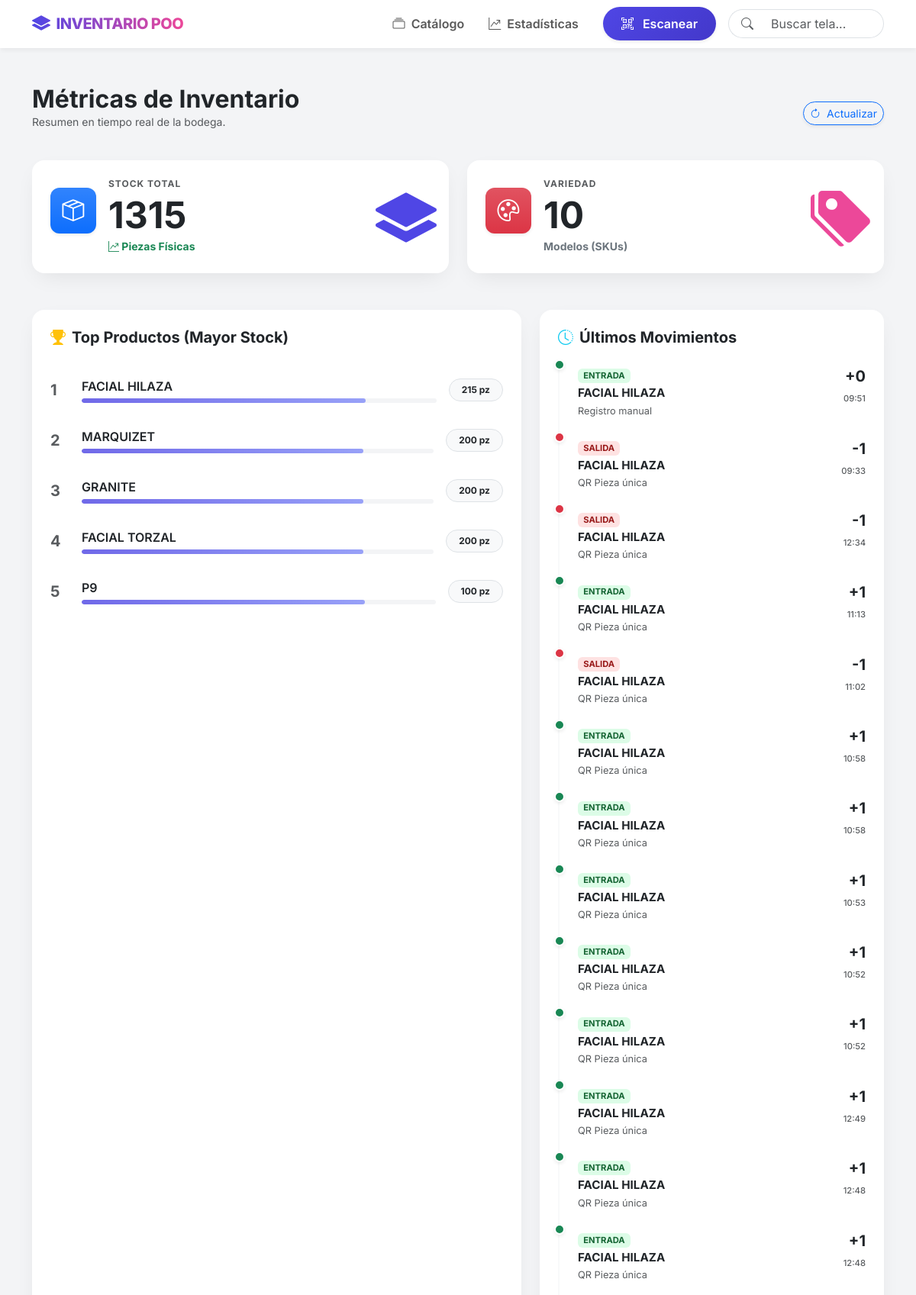
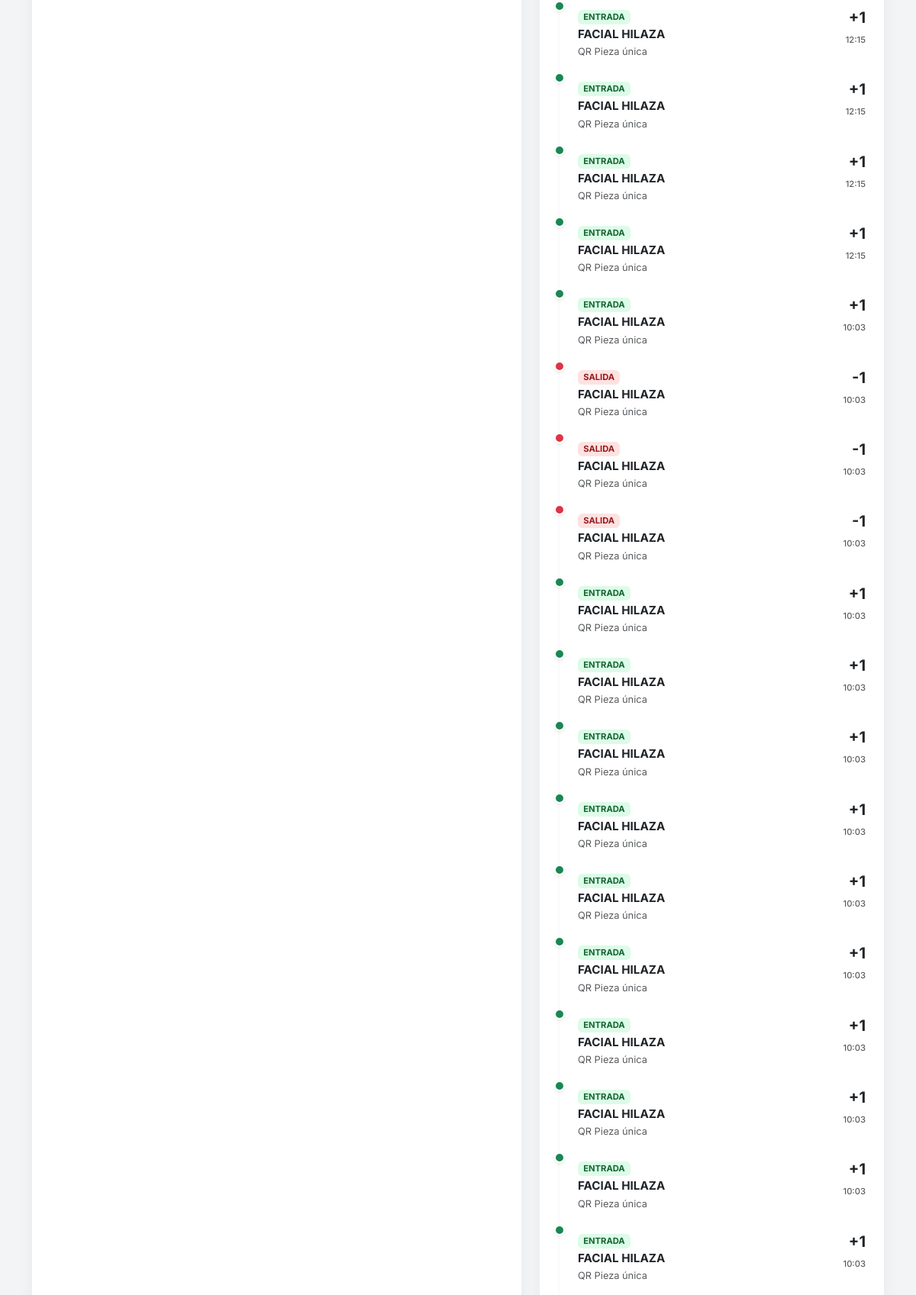
Page /inventario/reportes/ (signed in, upper part) on the committed database (2 pictures, top to bottom).
### app/models.py (models this page shows, shortened)
class Producto(models.Model):
    sku = models.CharField(max_length=50, unique=True, primary_key=True, verbose_name="SKU")
    nombre_tela = models.CharField(max_length=200, verbose_name="Nombre de Tela (Artículo)")
    tipo = models.CharField(max_length=50, choices=TIPO_CHOICES, default='Tela')
    color = models.CharField(max_length=100, blank=True, null=True)
    composicion = models.CharField(max_length=200, blank=True, null=True)
    largo = models.DecimalField(max_digits=5, decimal_places=2, blank=True, null=True, verbose_name="Largo (m)")
    ancho = models.DecimalField(max_digits=5, decimal_places=2, blank=True, null=True, verbose_name="Ancho (m)")
    peso_por_pieza = models.DecimalField(max_digits=10, decimal_places=2, blank=True, null=True, verbose_name="Peso por Pieza (kg)")
    peso_aprox = models.DecimalField(max_digits=10, decimal_places=2, blank=True, null=True, verbose_name="Peso Aproximado (kg)")
    paquete_pz = models.IntegerField(blank=True, null=True, verbose_name="Piezas por Paquete (PAQUETE)")
    paquetes_bulto = models.IntegerField(blank=True, null=True, verbose_name="Paquetes por Bulto")
    bulto_pz = models.IntegerField(blank=True, null=True, verbose_name="Piezas por Bulto (BULTO)")
    pz = models.IntegerField(default=0, verbose_name="Piezas (Stock Actual)")
    ubicacion = models.CharField(max_length=100, blank=True, null=True, verbose_name="Ubicación")
    descripcion = models.TextField(blank=True, null=True, verbose_name="Descripción / Notas")

class MovimientoInventario(models.Model):
    producto = models.ForeignKey(
        Producto,
        on_delete=models.CASCADE,
        related_name="movimientoinventario_set"
    )
    usuario = models.ForeignKey(
        User,
        on_delete=models.SET_NULL, # Si se borra el usuario, no se borra el historial
        null=True,
        blank=True,
        verbose_name="Usuario Responsable"
    )
    tipo_movimiento = models.CharField(
        max_length=10,
        choices=TIPO_MOVIMIENTO_CHOICES
    )
    cantidad = models.IntegerField(default=0)
    fecha = models.DateTimeField(auto_now_add=True)
    notas = models.CharField(max_length=255, blank=True, null=True)
    class Meta:
        ordering = ['-fecha']

### app/views.py (the view, shortened to what this page needs)
# urls.py: path('reportes/', views.ver_reportes, name='ver_reportes'),
@login_required
def ver_reportes(request):
    fecha_inicio_str = request.GET.get('fecha_inicio')
    fecha_fin_str = request.GET.get('fecha_fin')
    movimientos_query = MovimientoInventario.objects.all()
    ultimos_movimientos = movimientos_query.order_by('-fecha')[:50]
    total_piezas = Producto.objects.aggregate(total=Sum('pz'))['total'] or 0
    productos_unicos = Producto.objects.count()
    stock_por_modelo = Producto.objects.values('nombre_tela').annotate(total_pz=Sum('pz')).order_by('-total_pz')
    contexto = {
        'titulo': 'Reportes',
        'total_piezas': total_piezas,
        'productos_unicos': productos_unicos,
        'stock_por_modelo': stock_por_modelo,
        'ultimos_movimientos': ultimos_movimientos,
        'fecha_inicio': fecha_inicio_str,
        'fecha_fin': fecha_fin_str,
    }
    return render(request, 'app/reportes.html', contexto)

### app/templates/app/reportes.html (shortened to what this page needs)
{% extends "app/base.html" %}
{% load static %}
{% block content %}
<div class="fade-in-up">
    <div class="d-flex justify-content-between align-items-center mb-4">
        <div>
            <h2 class="fw-bold text-dark mb-0">Métricas de Inventario</h2>
            <p class="text-muted small">Resumen en tiempo real de la bodega.</p>
        </div>
        <button class="btn btn-sm btn-outline-primary rounded-pill shadow-sm" onclick="location.reload()">
            <i class="bi bi-arrow-clockwise me-1"></i> Actualizar
        </button>
    </div>
    <div class="row g-4 mb-5">
        <div class="col-md-6">
            <div class="card-modern p-4 d-flex align-items-center bg-white position-relative overflow-hidden h-100">
                <div class="position-absolute top-0 end-0 p-3 opacity-10">
                    <i class="bi bi-layers-fill" style="font-size: 5rem; color: var(--primary-color);"></i>
                </div>
                <div class="card-icon-box text-white bg-primary bg-gradient shadow-sm me-3">
                    <i class="bi bi-box-seam" style="font-size: 1.8rem;"></i>
                </div>
                <div>
                    <h6 class="text-muted text-uppercase mb-1 fw-bold" style="font-size: 0.75rem; letter-spacing: 1px;">Stock Total</h6>
                    <h2 class="display-5 fw-bold text-dark mb-0">{{ total_piezas }}</h2>
                    <small class="text-success fw-bold"><i class="bi bi-graph-up-arrow"></i> Piezas Físicas</small>
                </div>
            </div>
        </div>
        <div class="col-md-6">
            <div class="card-modern p-4 d-flex align-items-center bg-white position-relative overflow-hidden h-100">
                <div class="position-absolute top-0 end-0 p-3 opacity-10">
                    <i class="bi bi-tags-fill" style="font-size: 5rem; color: var(--secondary-color);"></i>
                </div>
                <div class="card-icon-box text-white bg-danger bg-gradient shadow-sm me-3">
                    <i class="bi bi-palette" style="font-size: 1.8rem;"></i>
                </div>
                <div>
                    <h6 class="text-muted text-uppercase mb-1 fw-bold" style="font-size: 0.75rem; letter-spacing: 1px;">Variedad</h6>
                    <h2 class="display-5 fw-bold text-dark mb-0">{{ productos_unicos }}</h2>
                    <small class="text-secondary fw-bold">Modelos (SKUs)</small>
                </div>
            </div>
        </div>
    </div>
    <div class="row g-4">
        <div class="col-lg-7">
            <div class="card-modern p-4 h-100 bg-white">
                <h5 class="fw-bold mb-4 d-flex align-items-center text-dark">
                    <i class="bi bi-trophy-fill text-warning me-2"></i> Top Productos (Mayor Stock)
                </h5>
                <div class="list-group list-group-flush">
                    {% for item in stock_por_modelo|slice:":5" %}
                    <div class="list-group-item border-0 px-0 py-3 d-flex align-items-center justify-content-between">
                        <div class="d-flex align-items-center flex-grow-1">
                            <div class="fw-bold text-muted me-3 fs-5" style="width: 25px;">{{ forloop.counter }}</div>
                            <div class="flex-grow-1">
                                <div class="fw-semibold text-dark">{{ item.nombre_tela }}</div>
                                <div class="progress mt-1" style="height: 6px; background-color: #f3f4f6;">
                                    <div class="progress-bar bg-gradient-primary rounded-pill" role="progressbar"
                                         style="width: 80%; opacity: 0.8;"></div>
                                </div>
                            </div>
                        </div>
                        <div class="text-end ms-3">
                            <span class="badge bg-light text-dark border rounded-pill px-3 py-2 fw-bold">
                                {{ item.total_pz }} pz
                            </span>
                        </div>
                    </div>
                    {% empty %}
                    <p class="text-muted text-center py-4">No hay datos de stock aún.</p>
                    {% endfor %}
                </div>
            </div>
        </div>
        <div class="col-lg-5">
            <div class="card-modern p-4 h-100 bg-white">
                <h5 class="fw-bold mb-4 d-flex align-items-center text-dark">
                    <i class="bi bi-clock-history text-info me-2"></i> Últimos Movimientos
                </h5>
                <div class="timeline position-relative">
                    {% for mov in ultimos_movimientos %}
                    <div class="timeline-item pb-4 position-relative ps-4 border-start border-2 border-light">
                        <div class="position-absolute top-0 start-0 translate-middle rounded-circle border border-2 border-white shadow-sm
                            {% if mov.tipo_movimiento == 'ENTRADA' %}bg-success{% else %}bg-danger{% endif %}"
                             style="width: 14px; height: 14px; left: -1px;">
                        </div>
                        <div class="d-flex justify-content-between align-items-start">
                            <div>
                                <span class="badge {% if mov.tipo_movimiento == 'ENTRADA' %}bg-success-subtle text-success{% else %}bg-danger-subtle text-danger{% endif %} mb-1 border-0 fw-bold" style="font-size: 0.7rem;">
                                    {{ mov.tipo_movimiento }}
                                </span>
                                <h6 class="fw-bold mb-0 text-dark" style="font-size: 0.95rem;">{{ mov.producto.nombre_tela }}</h6>
                                <small class="text-muted" style="font-size: 0.8rem;">
                                    {% if mov.notas %}{{ mov.notas }}{% else %}Registro manual{% endif %}
                                </small>
                            </div>
                            <div class="text-end">
                                <span class="d-block fw-bold text-dark fs-5">
                                    {% if mov.tipo_movimiento == 'ENTRADA' %}+{% else %}-{% endif %}{{ mov.cantidad }}
                                </span>
                                <small class="text-muted fw-medium" style="font-size: 0.7rem;">{{ mov.fecha|date:"H:i" }}</small>
                            </div>
                        </div>
                    </div>
                    {% empty %}
                    <div class="text-center py-5">
                        <i class="bi bi-inbox text-muted fs-1 d-block mb-2"></i>
                        <p class="text-muted">Sin movimientos recientes.</p>
                    </div>
                    {% endfor %}
                </div>
            </div>
        </div>
    </div>
</div>
{% endblock %}

### app/static/app/css/style.css (style rules this page uses)
:root { --primary-color: #4f46e5; --secondary-color: #ec4899; --bg-color: #f3f4f6; --glass-bg: rgba(255, 255, 255, 0.95); --text-dark: #1f2937; --text-light: #6b7280; --radius: 16px; --shadow: 0 10px 30px -10px rgba(0, 0, 0, 0.1); }
body { background-color: var(--bg-color); font-family: 'Inter', system-ui, -apple-system, sans-serif; color: var(--text-dark); min-height: 100vh; display: flex; flex-direction: column; }
.card-modern { background: white; border: none; border-radius: var(--radius); box-shadow: var(--shadow); transition: transform 0.3s ease, box-shadow 0.3s ease; overflow: hidden; }
.card-icon-box { width: 60px; height: 60px; border-radius: 12px; display: flex; align-items: center; justify-content: center; margin-bottom: 1rem; font-size: 1.5rem; background: linear-gradient(135deg, #e0e7ff 0%, #fae8ff 100%); color: var(--primary-color); }

### app/templates/app/reportes.html (style rules this page uses)
.bg-success-subtle { background-color: #dcfce7 !important; color: #166534 !important; }
.bg-danger-subtle { background-color: #fee2e2 !important; color: #991b1b !important; }
.bg-gradient-primary { background: linear-gradient(90deg, var(--primary-color), #818cf8); }
.fade-in-up { animation: fadeInUp 0.6s ease-out forwards; }

### rows in the picture
Producto: nombre_tela "FACIAL HILAZA", total_pz "215"
MovimientoInventario: tipo_movimiento "ENTRADA", producto.nombre_tela "FACIAL HILAZA", shows "Registro manual", cantidad "0", fecha "09:51"
MovimientoInventario: tipo_movimiento "SALIDA", producto.nombre_tela "FACIAL HILAZA", notas "QR Pieza única", cantidad "1", fecha "09:33"
MovimientoInventario: tipo_movimiento "SALIDA", producto.nombre_tela "FACIAL HILAZA", notas "QR Pieza única", cantidad "1", fecha "12:34"
MovimientoInventario: tipo_movimiento "ENTRADA", producto.nombre_tela "FACIAL HILAZA", notas "QR Pieza única", cantidad "1", fecha "11:13"
MovimientoInventario: tipo_movimiento "SALIDA", producto.nombre_tela "FACIAL HILAZA", notas "QR Pieza única", cantidad "1", fecha "11:02"
MovimientoInventario: tipo_movimiento "ENTRADA", producto.nombre_tela "FACIAL HILAZA", notas "QR Pieza única", cantidad "1", fecha "10:58"
MovimientoInventario: tipo_movimiento "ENTRADA", producto.nombre_tela "FACIAL HILAZA", notas "QR Pieza única", cantidad "1", fecha "10:58"
MovimientoInventario: tipo_movimiento "ENTRADA", producto.nombre_tela "FACIAL HILAZA", notas "QR Pieza única", cantidad "1", fecha "10:53"
MovimientoInventario: tipo_movimiento "ENTRADA", producto.nombre_tela "FACIAL HILAZA", notas "QR Pieza única", cantidad "1", fecha "10:52"
MovimientoInventario: tipo_movimiento "ENTRADA", producto.nombre_tela "FACIAL HILAZA", notas "QR Pieza única", cantidad "1", fecha "10:52"
MovimientoInventario: tipo_movimiento "ENTRADA", producto.nombre_tela "FACIAL HILAZA", notas "QR Pieza única", cantidad "1", fecha "12:49"
MovimientoInventario: tipo_movimiento "ENTRADA", producto.nombre_tela "FACIAL HILAZA", notas "QR Pieza única", cantidad "1", fecha "12:48"
MovimientoInventario: tipo_movimiento "ENTRADA", producto.nombre_tela "FACIAL HILAZA", notas "QR Pieza única", cantidad "1", fecha "12:48"
MovimientoInventario: tipo_movimiento "ENTRADA", producto.nombre_tela "FACIAL HILAZA", notas "QR Pieza única", cantidad "1", fecha "12:15"
MovimientoInventario: tipo_movimiento "ENTRADA", producto.nombre_tela "FACIAL HILAZA", notas "QR Pieza única", cantidad "1", fecha "12:15"
MovimientoInventario: tipo_movimiento "ENTRADA", producto.nombre_tela "FACIAL HILAZA", notas "QR Pieza única", cantidad "1", fecha "12:15"
MovimientoInventario: tipo_movimiento "ENTRADA", producto.nombre_tela "FACIAL HILAZA", notas "QR Pieza única", cantidad "1", fecha "12:15"
MovimientoInventario: tipo_movimiento "ENTRADA", producto.nombre_tela "FACIAL HILAZA", notas "QR Pieza única", cantidad "1", fecha "10:03"
MovimientoInventario: tipo_movimiento "SALIDA", producto.nombre_tela "FACIAL HILAZA", notas "QR Pieza única", cantidad "1", fecha "10:03"
MovimientoInventario: tipo_movimiento "SALIDA", producto.nombre_tela "FACIAL HILAZA", notas "QR Pieza única", cantidad "1", fecha "10:03"
MovimientoInventario: tipo_movimiento "SALIDA", producto.nombre_tela "FACIAL HILAZA", notas "QR Pieza única", cantidad "1", fecha "10:03"
MovimientoInventario: tipo_movimiento "ENTRADA", producto.nombre_tela "FACIAL HILAZA", notas "QR Pieza única", cantidad "1", fecha "10:03"
MovimientoInventario: tipo_movimiento "ENTRADA", producto.nombre_tela "FACIAL HILAZA", notas "QR Pieza única", cantidad "1", fecha "10:03"
MovimientoInventario: tipo_movimiento "ENTRADA", producto.nombre_tela "FACIAL HILAZA", notas "QR Pieza única", cantidad "1", fecha "10:03"
MovimientoInventario: tipo_movimiento "ENTRADA", producto.nombre_tela "FACIAL HILAZA", notas "QR Pieza única", cantidad "1", fecha "10:03"
MovimientoInventario: tipo_movimiento "ENTRADA", producto.nombre_tela "FACIAL HILAZA", notas "QR Pieza única", cantidad "1", fecha "10:03"
MovimientoInventario: tipo_movimiento "ENTRADA", producto.nombre_tela "FACIAL HILAZA", notas "QR Pieza única", cantidad "1", fecha "10:03"
MovimientoInventario: tipo_movimiento "ENTRADA", producto.nombre_tela "FACIAL HILAZA", notas "QR Pieza única", cantidad "1", fecha "10:03"
MovimientoInventario: tipo_movimiento "ENTRADA", producto.nombre_tela "FACIAL HILAZA", notas "QR Pieza única", cantidad "1", fecha "10:03"
MovimientoInventario: tipo_movimiento "ENTRADA", producto.nombre_tela "FACIAL HILAZA", notas "QR Pieza única", cantidad "1", fecha "10:03"
MovimientoInventario: tipo_movimiento "ENTRADA", producto.nombre_tela "FACIAL HILAZA", notas "QR Pieza única", cantidad "1", fecha "10:03"

### other values in the picture
{{ total_piezas }} "1315"
{{ productos_unicos }} "10"
{{ item.nombre_tela }} "MARQUIZET" "GRANITE" "FACIAL TORZAL" "P9"
{{ item.total_pz }} "200" "200" "200" "100"
